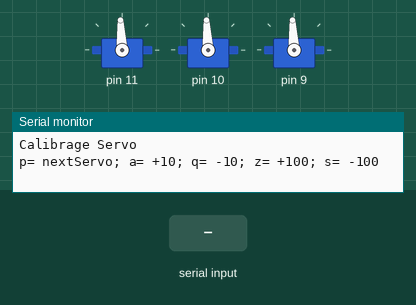
This sketch was run on a simulated Arduino Uno, built with avr-gcc and run on an emulated ATmega328P. Shown: 3 × servo, the last lines printed to the serial monitor. The test bench sets the inputs (shaded band).

Above: at 1.2 s.
1.3 s: "z" received over Serial
At 2.5 s:
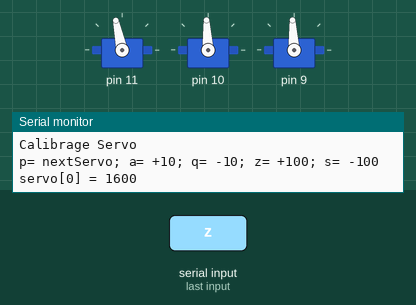
2.8 s: "s" received over Serial
At 3.8 s:
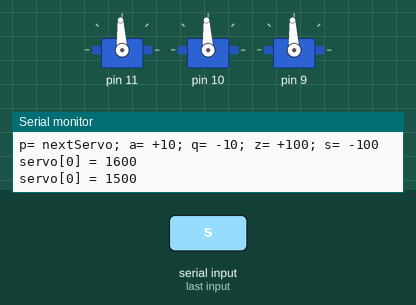
4.3 s: "p" received over Serial
5.8 s: "z" received over Serial
At 6.1 s:
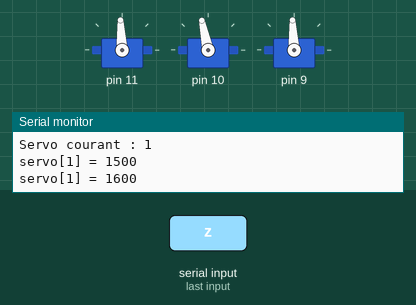
Timing chart, 0 to 8.3 s (numbered marks = the images above; inputs shaded):
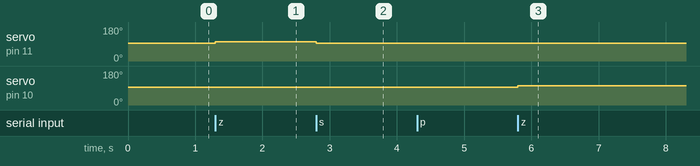

Measured:
- after the input at 1.3 s, servo on pin 11: 93° → 102° at once
- after the input at 2.8 s, servo on pin 11: 102° → 93° at once
- after the input at 5.8 s, servo on pin 10: 93° → 102° at once

The sketch:

calib-servo.ino
```cpp
// Issu du document http://eskimon.fr/public/ebook/Arduino_-_Premiers_pas_en_informatique_embarquee.pdf
//valeur max 1360
#include <Servo.h>
const int SERVO_COUNT = 3;

Servo servos[SERVO_COUNT];
int servoTemps[SERVO_COUNT] = {1500, 1500, 1500};
int currentServoIndex = 0;

void setup()
{
  Serial.begin(115200);
  Serial.println("Calibrage Servo");
  Serial.println("p= nextServo; a= +10; q= -10; z= +100; s= -100");
  servos[0].attach(11);
  servos[1].attach(10);
  servos[2].attach(9);

  // On démarre à une valeur censée être la moitié de
  // l'excursion totaledel'angleréalisépar le servomoteur
  for(int i = 0; i < SERVO_COUNT; i++){
    servos[i].writeMicroseconds(servoTemps[i]);
  }
}
void loop()
{
  //desdonnées surlaliaisonsérie ?(lorsque l'onappuiesur 'a'ou 'd')
  if(Serial.available())
  {
    char commande=Serial.read();
    //onlit
    //on modifie la consigne si c'est un caractère qui nous intéresse
    switch(commande){
      case 'a': servoTemps[currentServoIndex] +=10;  // ajout   de  10 µs au temps
                break;
      case 'z': servoTemps[currentServoIndex] +=100; // ajout   de 100 µs au temps
                break;
      case 'q': servoTemps[currentServoIndex] -=10;  // retrait de  10 µs au temps
                break;
      case 's': servoTemps[currentServoIndex] -=100; // retrait de 100 µs au temps
                break;
      case 'p': currentServoIndex = (currentServoIndex + 1) % SERVO_COUNT;
                Serial.print("Servo courant : ");Serial.println(currentServoIndex);
                break;
    }
    // on modifielaconsigneduservo
    servos[currentServoIndex].writeMicroseconds(servoTemps[currentServoIndex]);

    // et on faitunretour surlaconsolepour savoir oùonestrendu
    Serial.print("servo[");Serial.print(currentServoIndex);Serial.print("] = ");Serial.println(servoTemps[currentServoIndex]);
  }
}
```
